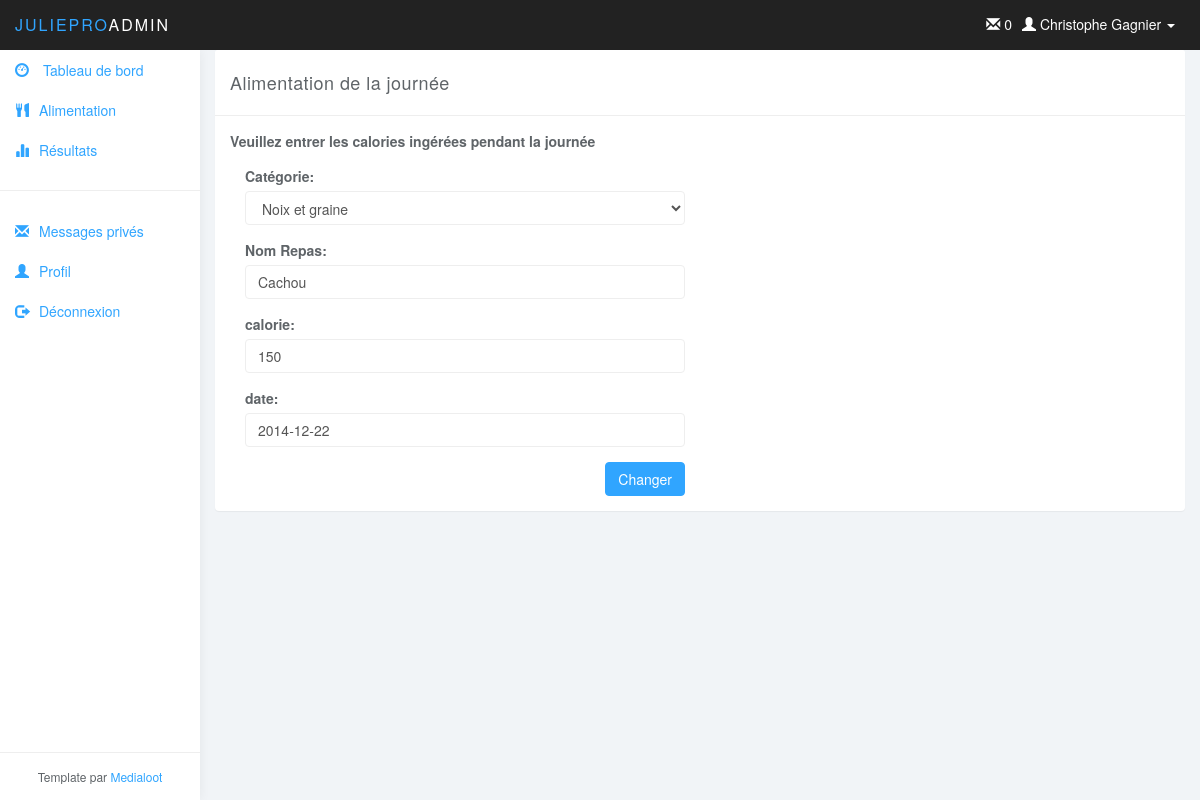
Page /?action=form_alimentation&edit=3 on the committed database.
### tables this page shows
CREATE TABLE IF NOT EXISTS `utilisateur` (
`utilisateurID` int(11) NOT NULL,
  `nom` varchar(45) NOT NULL,
  `prenom` varchar(45) NOT NULL,
  `noTel` varchar(45) NOT NULL,
  `noCell` varchar(45) DEFAULT NULL,
  `noRue` int(11) NOT NULL,
  `rue` varchar(45) NOT NULL,
  `ville` varchar(45) NOT NULL,
  `codePostal` varchar(45) NOT NULL,
  `age` int(11) NOT NULL,
  `dateInscription` datetime NOT NULL,
  `courriel` varchar(45) NOT NULL,
  `statut` int(11) NOT NULL,
  `entraineurID` int(11) DEFAULT NULL
);

CREATE TABLE IF NOT EXISTS `alimentation` (
`alimentationID` int(11) NOT NULL,
  `nomRepas` varchar(45) NOT NULL,
  `calorieIngere` int(11) NOT NULL,
  `date` date NOT NULL,
  `categorieID` int(11) NOT NULL,
  `clientID` int(11) NOT NULL
);

### model/user_db.php (called while the page is built, shortened)
<?php
function get_user($userID) {
    global $db;
    $query = 'SELECT * FROM utilisateur
              WHERE utilisateurID = '.$userID;
    $result = $db->query($query);
	$result = $result->fetch();
    return $result;
}

### model/message_db.php (called while the page is built, shortened)
<?php
function get_nombre_messages($userID) {
    global $db;
    $query = '
        SELECT count(messageID)
        FROM message AS me
        WHERE me.destinataireID = '.$userID.' and estLu = 0;';
    $result = $db->query($query);
    return $result->fetch()[0];
}

### model/alimentation_db.php (called while the page is built, shortened)
<?php
function get_alimentation($userID, $alimentationID)
{
    global $db;
    $query = '      SELECT a.`alimentationID`, a.`nomRepas`, a.`calorieIngere`,`date`, c.categorieID, c.nom
                    FROM `alimentation` a
                    INNER JOIN categorienourriture c
                    on c.categorieID = a.categorieID
                    WHERE a.clientID = '.$userID.' AND a.alimentationID = '.$alimentationID;
    $result = $db->query($query);
    return $result->fetch();
}
function get_all_categorie(){
    global $db;
    $query = 'SELECT * FROM  `categorienourriture` ; ';
    $result = $db->query($query);
    return $result;
}

### view/form_alimentation.php (the view, shortened to what this page needs)
<?php
if(isset($_GET['edit']))
{
    $edit = true;
    $alimentation = get_alimentation($userInfo['utilisateurID'], $_GET['edit']);
}
else
{
    $edit = false;
}
?>
<div class="panel panel-default">
    <div class="panel-heading">Alimentation de la journée</div>
    <div class="panel-body">
        <strong style="margin-bottom: 15px; display: block;">Veuillez entrer les calories ingérées pendant la journée </strong>
        <div class="col-md-6">
            <form action="?action=view_alimentation" method="post">
                <div class="form-group">
                    <label>Catégorie:</label>
                    <select name="categorie" class="form-control">
                        <?php
                        $categories = get_all_categorie();
                        foreach($categories as $categorieCourante)
                        {
                            echo '<option value="'.$categorieCourante['categorieID'].'"';
                            if($edit && $categorieCourante['categorieID'] == $alimentation['categorieID'])
                                echo ' selected ';
                            echo '>'.$categorieCourante['nom'].'</option>';
                        }
                        ?>
                    </select>
                </div>
                <div class="form-group">
                    <label>Nom Repas:</label>
                    <input class="form-control" value="<?php if($edit) echo $alimentation['nomRepas']; ?>" required name="nomRepas">
                </div>
                <div class="form-group">
                    <label>calorie:</label>
                    <input class="form-control" value="<?php if($edit) echo $alimentation['calorieIngere']; ?>"  required name="calorieIngere">
                </div>
                <div class="form-group">
                    <label>date:</label>
                    <input class="form-control"  id="datepicker" name="date" value="<?php if($edit) echo $alimentation['date']; else echo date('Y-m-d'); ?>" >
                </div>
                <button type="submit" class="btn btn-primary pull-right" name="action" value="<?php if($edit) echo 'update_alimentation">Changer'; else echo 'insert_alimentation">Ajouter'; ?></button>
            </form>
        </div>
        <div class="col-md-6">
        </div>
    </div>
</div>

### view/header.php (shortened to what this page needs)
<!DOCTYPE html>
<html>
<head>
    <link href="css/bootstrap.min.css" rel="stylesheet">
    <link href="css/datepicker3.css" rel="stylesheet">
    <link href="css/styles.css" rel="stylesheet">
</head>
<body>
<nav class="navbar navbar-inverse navbar-fixed-top" role="navigation">
    <div class="container-fluid">
        <div class="navbar-header">
            <a class="navbar-brand" href="index.php"><span>JuliePro</span>Admin</a>
            <?php if(!empty($userInfo))
            { ?>
                <ul class="user-menu">
                    <li class="dropdown pull-right"> <a href="#" class="dropdown-toggle" data-toggle="dropdown"> <span class="glyphicon glyphicon-user"></span> <?php echo $userInfo['prenom'].' '.$userInfo['nom']; ?> <span class="caret"></span> </a>
                    </li>
                </ul>
				<ul class="user-menu">
					<li><a href="?action=view_messageprive"><span class="glyphicon glyphicon-envelope"></span> <?php echo get_nombre_messages($userInfo['utilisateurID']); ?> </a></li>
				</ul>
            <?php } ?>
        </div>
    </div>
</nav>

### css/styles.css (style rules this page uses)
body { background: #f1f4f7; padding-top: 50px; color: #5f6468; }
a, a:hover, a:focus { color: #30a5ff; }
.form-control { border: 1px solid #eee; box-shadow: none; }
.navbar-header .navbar-brand { color: #fff; font-size: 16px; text-transform: uppercase; font-weight: 500; letter-spacing: 2px; }
.navbar-header .navbar-brand span { color: #30a5ff; }
.btn-primary, .btn-primary:hover, .btn-primary:focus, .btn-primary:active, .btn-primary.active, .open > .dropdown-toggle.btn-primary, .btn-primary.disabled, .btn-primary[disabled], fieldset[disabled] .btn-primary, .btn-primary.disabled:hover, .btn-primary[disabled]:hover, fieldset[disabled] .btn-primary:hover, .btn-primary.disabled:focus, .btn-primary[disabled]:focus, fieldset[disabled] .btn-primary:focus, .btn-primary.disabled:active, .btn-primary[disabled]:active, fieldset[disabled] .btn-primary:active, .btn-primary.disabled.active, .btn-primary[disabled].active, fieldset[disabled] .btn-primary.active { background-color: #30a5ff; border-color: #30a5ff; }
.panel { border: 0; }
.panel-heading { font-size: 18px; font-weight: 300; letter-spacing: 0.025em; height: 66px; line-height: 45px; }
.panel-default .panel-heading { background: #fff; border-bottom: 1px solid #eee; color: #5f6468; }
.navbar { border: 0; }
.user-menu { display: inline-block; margin-top: 14px; margin-right: 10px; float: right; list-style: none; padding: 0; }
.user-menu a { color: #fff; }
@media (min-width: 768px) { .navbar-header { width: 100%; } }

### rows in the picture
utilisateur: prenom "Christophe", nom "Gagnier"
alimentation: nomRepas "Cachou", calorieIngere "150", date "2014-12-22"

### other values in the picture
get_nombre_messages($userInfo['utilisateurID']) "0"
form field categorie "Noix et graine"
